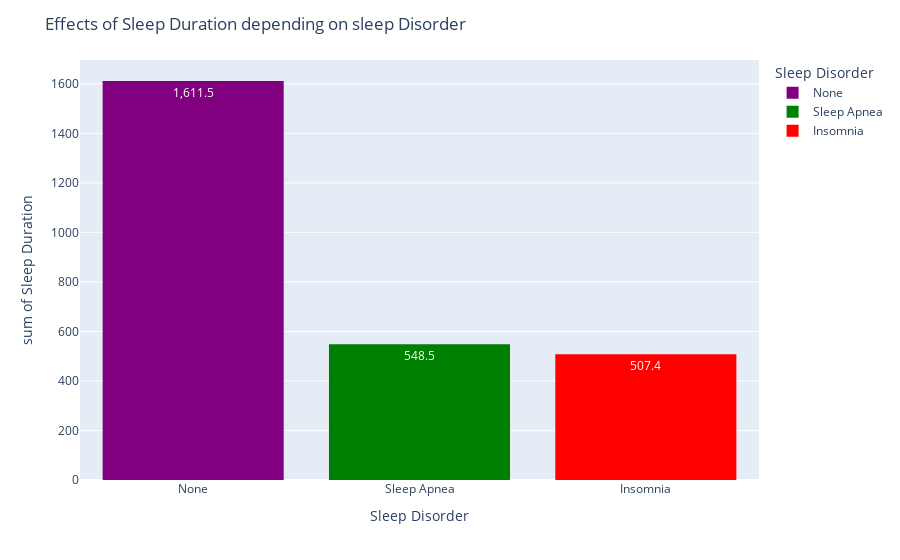

Source (notebook cell):
### Code cell
fig = px.histogram(df, x='Sleep Disorder', y = 'Sleep Duration',
                color='Sleep Disorder',
                color_discrete_sequence=['purple', 'green', 'red'],
                text_auto = True)



fig.update_layout(title='Effects of Sleep Duration depending on sleep Disorder ',
                 showlegend = True)

fig.show()

### Figure 1 — Plotly figure (JSON) as saved in the notebook; plotly's stock layout.template omitted (floating-point values rounded to 4 significant figures; data arrays with more than 128 entries replaced by an {"elided": "..."} marker saying what was removed)
{"data": [{"alignmentgroup": "True", "bingroup": "x", "histfunc": "sum", "hovertemplate": "Sleep Disorder=%{x}<br>sum of Sleep Duration=%{y}<extra></extra>", "legendgroup": "None", "marker": {"color": "purple", "pattern": {"shape": ""}}, "name": "None", "offsetgroup": "None", "orientation": "v", "showlegend": true, "texttemplate": "%{value}", "type": "histogram", "x": {"elided": "219 str values"}, "xaxis": "x", "y": {"elided": "219 float values"}, "yaxis": "y"}, {"alignmentgroup": "True", "bingroup": "x", "histfunc": "sum", "hovertemplate": "Sleep Disorder=%{x}<br>sum of Sleep Duration=%{y}<extra></extra>", "legendgroup": "Sleep Apnea", "marker": {"color": "green", "pattern": {"shape": ""}}, "name": "Sleep Apnea", "offsetgroup": "Sleep Apnea", "orientation": "v", "showlegend": true, "texttemplate": "%{value}", "type": "histogram", "x": ["Sleep Apnea", "Sleep Apnea", "Sleep Apnea", "Sleep Apnea", "Sleep Apnea", "Sleep Apnea", "Sleep Apnea", "Sleep Apnea", "Sleep Apnea", "Sleep Apnea", "Sleep Apnea", "Sleep Apnea", "Sleep Apnea", "Sleep Apnea", "Sleep Apnea", "Sleep Apnea", "Sleep Apnea", "Sleep Apnea", "Sleep Apnea", "Sleep Apnea", "Sleep Apnea", "Sleep Apnea", "Sleep Apnea", "Sleep Apnea", "Sleep Apnea", "Sleep Apnea", "Sleep Apnea", "Sleep Apnea", "Sleep Apnea", "Sleep Apnea", "Sleep Apnea", "Sleep Apnea", "Sleep Apnea", "Sleep Apnea", "Sleep Apnea", "Sleep Apnea", "Sleep Apnea", "Sleep Apnea", "Sleep Apnea", "Sleep Apnea", "Sleep Apnea", "Sleep Apnea", "Sleep Apnea", "Sleep Apnea", "Sleep Apnea", "Sleep Apnea", "Sleep Apnea", "Sleep Apnea", "Sleep Apnea", "Sleep Apnea", "Sleep Apnea", "Sleep Apnea", "Sleep Apnea", "Sleep Apnea", "Sleep Apnea", "Sleep Apnea", "Sleep Apnea", "Sleep Apnea", "Sleep Apnea", "Sleep Apnea", "Sleep Apnea", "Sleep Apnea", "Sleep Apnea", "Sleep Apnea", "Sleep Apnea", "Sleep Apnea", "Sleep Apnea", "Sleep Apnea", "Sleep Apnea", "Sleep Apnea", "Sleep Apnea", "Sleep Apnea", "Sleep Apnea", "Sleep Apnea", "Sleep Apnea", "Sleep Apnea", "Sleep Apnea", "Sleep Apnea"], "xaxis": "x", "y": [5.9, 5.9, 6.5, 6, 6.4, 7.7, 5.8, 5.8, 7.4, 6.6, 7.2, 7.1, 7.4, 6.8, 6.8, 7.8, 6.5, 5.9, 6, 6.1, 6.1, 6.1, 6.1, 6.2, 6.2, 6.2, 8.1, 8.1, 6.1, 6, 6, 6, 6, 6, 6, 6, 6.1, 6, 6.1, 6.1, 6, 6.1, 6, 6.1, 6.1, 6, 6.1, 6.1, 8.1, 8.1, 8.2, 8.2, 8.2, 8.2, 8.2, 8.1, 8.1, 8.1, 8, 8, 8, 8, 8, 8, 8.2, 8.2, 8.2, 8.2, 8, 8, 8.1, 8, 8.1, 8.1, 8, 8.1, 8.1, 8.1], "yaxis": "y"}, {"alignmentgroup": "True", "bingroup": "x", "histfunc": "sum", "hovertemplate": "Sleep Disorder=%{x}<br>sum of Sleep Duration=%{y}<extra></extra>", "legendgroup": "Insomnia", "marker": {"color": "red", "pattern": {"shape": ""}}, "name": "Insomnia", "offsetgroup": "Insomnia", "orientation": "v", "showlegend": true, "texttemplate": "%{value}", "type": "histogram", "x": ["Insomnia", "Insomnia", "Insomnia", "Insomnia", "Insomnia", "Insomnia", "Insomnia", "Insomnia", "Insomnia", "Insomnia", "Insomnia", "Insomnia", "Insomnia", "Insomnia", "Insomnia", "Insomnia", "Insomnia", "Insomnia", "Insomnia", "Insomnia", "Insomnia", "Insomnia", "Insomnia", "Insomnia", "Insomnia", "Insomnia", "Insomnia", "Insomnia", "Insomnia", "Insomnia", "Insomnia", "Insomnia", "Insomnia", "Insomnia", "Insomnia", "Insomnia", "Insomnia", "Insomnia", "Insomnia", "Insomnia", "Insomnia", "Insomnia", "Insomnia", "Insomnia", "Insomnia", "Insomnia", "Insomnia", "Insomnia", "Insomnia", "Insomnia", "Insomnia", "Insomnia", "Insomnia", "Insomnia", "Insomnia", "Insomnia", "Insomnia", "Insomnia", "Insomnia", "Insomnia", "Insomnia", "Insomnia", "Insomnia", "Insomnia", "Insomnia", "Insomnia", "Insomnia", "Insomnia", "Insomnia", "Insomnia", "Insomnia", "Insomnia", "Insomnia", "Insomnia", "Insomnia", "Insomnia", "Insomnia"], "xaxis": "x", "y": [5.9, 6.3, 6.5, 6.4, 6, 7.2, 6.6, 7.2, 6.5, 7.6, 6.5, 6.7, 6.3, 6.7, 6.5, 6.7, 6.4, 6.5, 6.5, 6.5, 6.5, 6.5, 6.5, 6.5, 6.5, 6.5, 7.8, 7.8, 6.6, 6.4, 6.3, 6.4, 6.6, 6.3, 6.6, 6.3, 6.6, 6.3, 6.6, 6.3, 6.6, 6.3, 6.6, 6.3, 6.4, 6.5, 6.3, 6.4, 6.5, 6.3, 6.4, 6.5, 6.3, 6.5, 6.3, 6.8, 6.8, 6.8, 6.5, 6.5, 6.5, 6.5, 6.6, 6.6, 6.6, 6.6, 6.6, 7.3, 7.3, 6.1, 6.5, 6.5, 6.6, 6.6, 6.6, 6.6, 8.3], "yaxis": "y"}], "layout": {"barmode": "relative", "legend": {"title": {"text": "Sleep Disorder"}, "tracegroupgap": 0}, "margin": {"t": 60}, "showlegend": true, "title": {"text": "Effects of Sleep Duration depending on sleep Disorder "}, "xaxis": {"anchor": "y", "categoryarray": ["None", "Sleep Apnea", "Insomnia"], "categoryorder": "array", "domain": [0, 1], "title": {"text": "Sleep Disorder"}}, "yaxis": {"anchor": "x", "domain": [0, 1], "title": {"text": "sum of Sleep Duration"}}}}
